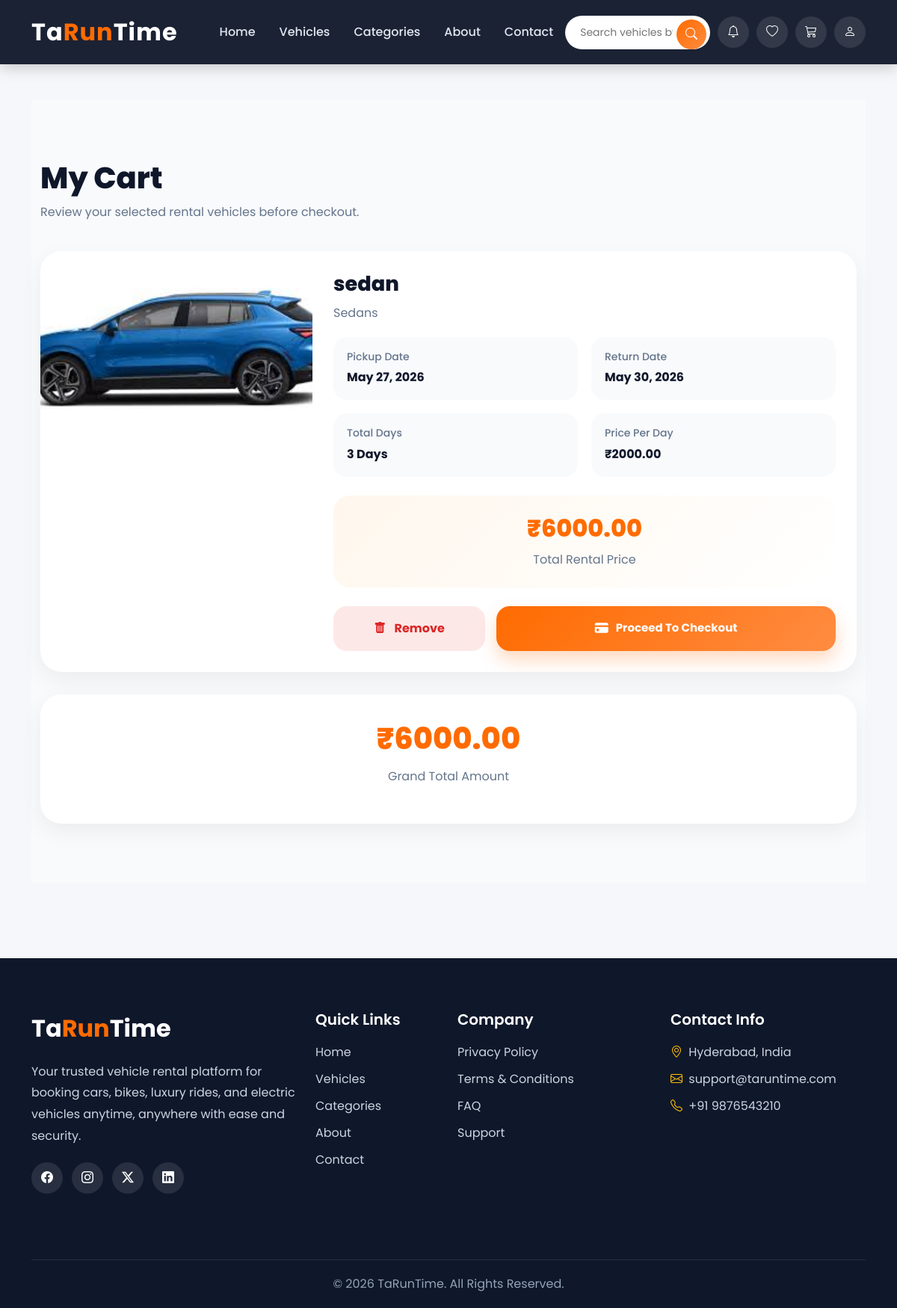
/dashboard/cart/ (signed in), run on an earlier commit of the app's database.
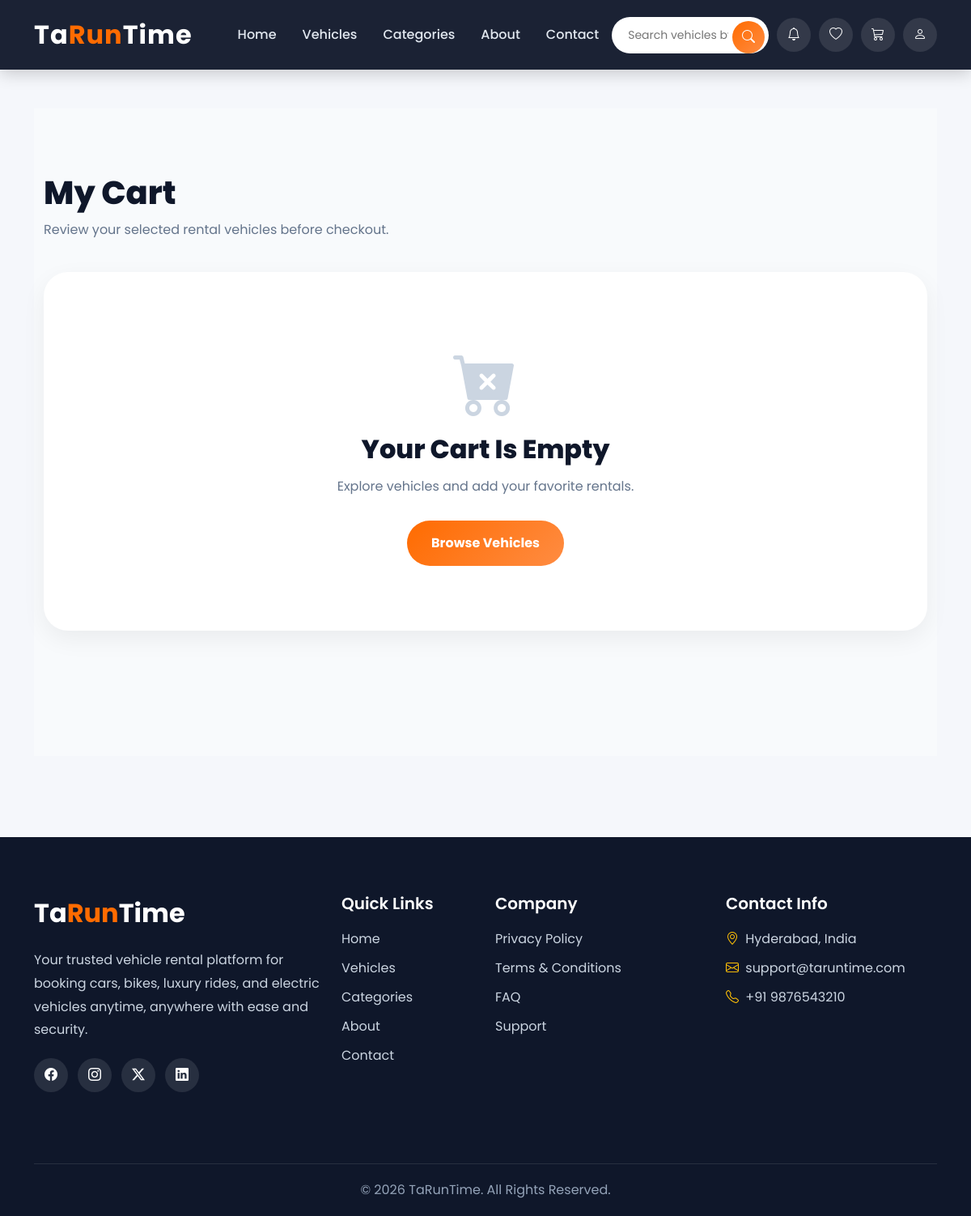
And on a later commit of the database.
### dashboard/models.py (models this page shows, shortened)
class Cart(models.Model):
    user=models.ForeignKey(User,on_delete=models.CASCADE,related_name='cart_items')
    vehicle=models.ForeignKey(Vehicle,on_delete=models.CASCADE,related_name='cart_items')
    start_date=models.DateField()
    end_date=models.DateField()
    total_days=models.PositiveIntegerField()
    amount=models.DecimalField(max_digits=10,decimal_places=2)
    created_at=models.DateTimeField(auto_now_add=True)

### home/models.py (models this page shows, shortened)
class Vehicle(models.Model):
    vendor=models.ForeignKey(User,on_delete=models.CASCADE,related_name='vehicles')
    category=models.ForeignKey(Category,on_delete=models.CASCADE,related_name='vehicles')
    name=models.CharField(max_length=40)
    vehicle_number=models.CharField(max_length=30,unique=True)
    slug=models.SlugField(blank=True,unique=True)
    model=models.CharField(max_length=40,null=True,blank=True)
    brand=models.CharField(max_length=40,null=True,blank=True)
    year=models.IntegerField()
    fuel_type=models.CharField(max_length=30,choices=choices)
    seat_capacity=models.IntegerField()
    mileage=models.IntegerField()
    price_per_day=models.DecimalField(max_digits=10,decimal_places=2)
    location=models.CharField(max_length=70)
    description=models.TextField(null=True,blank=True)
    image=models.ImageField(upload_to='vehicle_images/')
    availability=models.BooleanField(default=True)
    created_at=models.DateTimeField(auto_now_add=True)
    updated_at=models.DateTimeField(auto_now=True)

class Category(models.Model):
    name=models.CharField(max_length=30,unique=True)
    slug=models.SlugField(blank=True,unique=True)
    image=models.ImageField(upload_to='category_images/')
    description=models.TextField()
    created_at=models.DateTimeField(auto_now_add=True)
    updated_at=models.DateTimeField(auto_now=True)
    def __str__(self):
        return self.name

### dashboard/views.py (the view)
# urls.py: path('cart/',views.cart_view,name='cart'),
def cart_view(request):
    cart_items=Cart.objects.filter(user=request.user).select_related('vehicle')
    total_amount=sum(item.amount for item in cart_items)
    context={
        'cart_items':cart_items,
        "total_amount":total_amount
    }
    return render(request,"dashboard/cart.html",context)

### templates/dashboard/cart.html (shortened to what this page needs)
{% extends 'base.html' %}
{% block content %}
<section class="cart-section">
    <div class="container">
        <div class="cart-header">
            <h2>
                My Cart
            </h2>
            <p>
                Review your selected rental vehicles before checkout.
            </p>
        </div>
        {% for item in cart_items %}
        <div class="cart-card">
            <div class="row g-0">
                <div class="col-lg-4">
                    <img src="{{ item.vehicle.image.url }}" class="cart-image">
                </div>
                <div class="col-lg-8">
                    <div class="cart-content">
                        <h3 class="vehicle-name">
                            {{ item.vehicle.name }}
                        </h3>
                        <p class="vehicle-category">
                            {{ item.vehicle.category }}
                        </p>
                        <div class="details-grid">
                            <div class="detail-box">
                                <h6>
                                    Pickup Date
                                </h6>
                                <p>
                                    {{ item.start_date }}
                                </p>
                            </div>
                            <div class="detail-box">
                                <h6>
                                    Return Date
                                </h6>
                                <p>
                                    {{ item.end_date }}
                                </p>
                            </div>
                            <div class="detail-box">
                                <h6>
                                    Total Days
                                </h6>
                                <p>
                                    {{ item.total_days }} Days
                                </p>
                            </div>
                            <div class="detail-box">
                                <h6>
                                    Price Per Day
                                </h6>
                                <p>
                                    ₹{{ item.vehicle.price_per_day }}
                                </p>
                            </div>
                        </div>
                        <div class="price-box">
                            <h3>
                                ₹{{ item.amount }}
                            </h3>
                            <p>
                                Total Rental Price
                            </p>
                        </div>
                        <div class="cart-actions">
                            <form action="{% url 'remove_cart_item' item.id %}" method="POST" class="remove-form">
                                <button type="submit" class="remove-btn">
                                    <i class="bi bi-trash-fill me-2"></i>
                                    Remove
                                </button>
                            </form>
                            <a href="{% url 'checkout' item.id %}" class="checkout-btn">
                                <i class="bi bi-credit-card-fill"></i>
                                Proceed To Checkout
                            </a>
                        </div>
                    </div>
                </div>
            </div>
        </div>
        {% empty %}
        <div class="empty-cart">
            <i class="bi bi-cart-x-fill"></i>
            <h3>
                Your Cart Is Empty
            </h3>
            <p>
                Explore vehicles and add your favorite rentals.
            </p>
            <a href="{% url 'all_vehicles' %}" class="browse-btn">
                Browse Vehicles
            </a>
        </div>
        {% endfor %}
        {% if cart_items %}
        <div class="grand-total">
            <h2>
                ₹{{ total_amount }}
            </h2>
            <p>
                Grand Total Amount
            </p>
        </div>
        {% endif %}
    </div>
</section>
{% endblock %}

What changed in the data, as far as the page shows it:
removed Cart: vehicle.image (picture), vehicle.name "sedan", vehicle.category "Sedans", start_date "May 27, 2026", end_date "May 30, 2026", total_days "3", vehicle.price_per_day "2000.00", amount "6000.00"
Also different on the page:
{{ total_amount }}: "6000.00" → (not shown)
text no longer shown: "₹ Grand Total Amount"
text now shown: "Your Cart Is Empty Explore vehicles and add your favorite rentals. Browse Vehicles"
